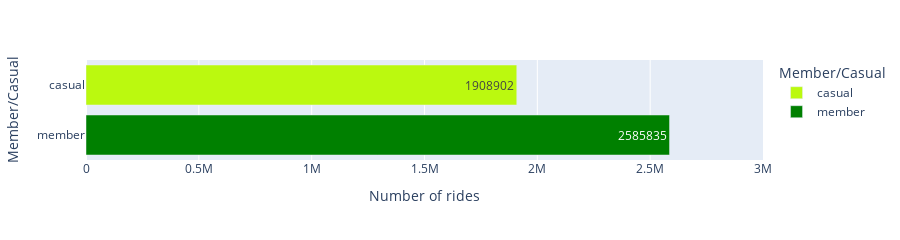

The notebook cell this image was saved under:
### Code cell
# Number of Rides / year
fig_1 = df.groupby('member_casual', as_index=False).count()

px.bar(fig_1, y = 'member_casual', x = 'ride_id', range_x = [0,3000000],
        color = 'member_casual', 
        height = 200,
        text = 'ride_id', 
        labels = {'ride_id': 'Number of rides', 'member_casual': 'Member/Casual'},
        hover_name = 'member_casual', hover_data = {'member_casual': False, 'month': False, 'ride_id': True}, 
        color_discrete_map = {'casual': '#BBF90F', 'member': '#008000'})

### Figure 1 — Plotly figure (JSON) as saved in the notebook; plotly's stock layout.template omitted (floating-point values rounded to 4 significant figures)
{"data": [{"alignmentgroup": "True", "customdata": [[1908902]], "hovertemplate": "<b>%{hovertext}</b><br><br>Number of rides=%{text}<extra></extra>", "hovertext": ["casual"], "legendgroup": "casual", "marker": {"color": "#BBF90F", "pattern": {"shape": ""}}, "name": "casual", "offsetgroup": "casual", "orientation": "h", "showlegend": true, "text": [1908902], "textposition": "auto", "type": "bar", "x": [1908902], "xaxis": "x", "y": ["casual"], "yaxis": "y"}, {"alignmentgroup": "True", "customdata": [[2585835]], "hovertemplate": "<b>%{hovertext}</b><br><br>Number of rides=%{text}<extra></extra>", "hovertext": ["member"], "legendgroup": "member", "marker": {"color": "#008000", "pattern": {"shape": ""}}, "name": "member", "offsetgroup": "member", "orientation": "h", "showlegend": true, "text": [2585835], "textposition": "auto", "type": "bar", "x": [2585835], "xaxis": "x", "y": ["member"], "yaxis": "y"}], "layout": {"barmode": "relative", "height": 200, "legend": {"title": {"text": "Member/Casual"}, "tracegroupgap": 0}, "margin": {"t": 60}, "xaxis": {"anchor": "y", "domain": [0, 1], "range": [0, 3000000], "title": {"text": "Number of rides"}}, "yaxis": {"anchor": "x", "categoryarray": ["member", "casual"], "categoryorder": "array", "domain": [0, 1], "title": {"text": "Member/Casual"}}}}
